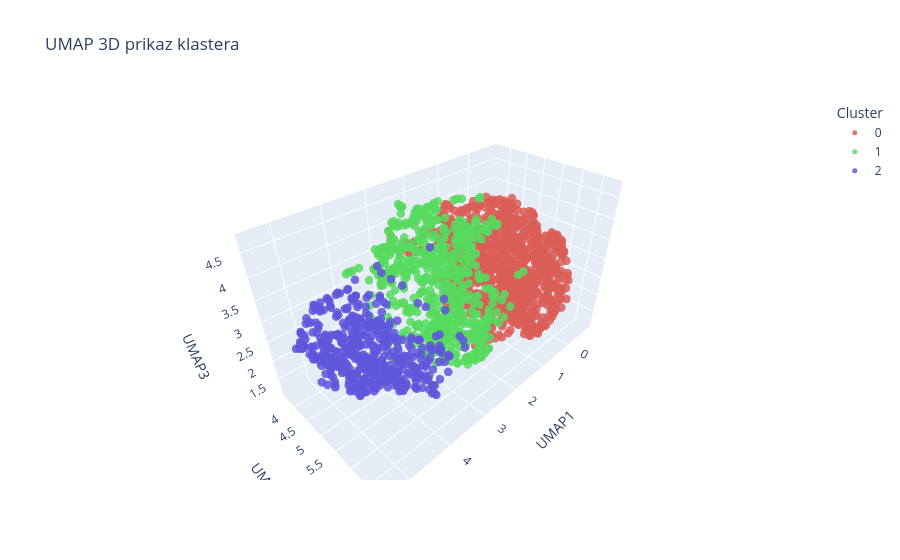

Here is the notebook cell this chart was saved with:
### Code cell
draw_umap_2d_3d(cluster_labels, df_Agglomerative_dend)

### Figure 1 — Plotly figure (JSON) as saved in the notebook; plotly's stock layout.template omitted (floating-point values rounded to 4 significant figures; data arrays with more than 128 entries replaced by an {"elided": "..."} marker saying what was removed)
{"data": [{"hovertemplate": "Cluster=0<br>UMAP1=%{x}<br>UMAP2=%{y}<br>UMAP3=%{z}<extra></extra>", "legendgroup": "0", "marker": {"color": "rgb(219,94,86)", "opacity": 0.85, "size": 5, "symbol": "circle"}, "mode": "markers", "name": "0", "scene": "scene", "showlegend": true, "type": "scatter3d", "x": {"elided": "1029 float values"}, "y": {"elided": "1029 float values"}, "z": {"elided": "1029 float values"}}, {"hovertemplate": "Cluster=1<br>UMAP1=%{x}<br>UMAP2=%{y}<br>UMAP3=%{z}<extra></extra>", "legendgroup": "1", "marker": {"color": "rgb(86,219,94)", "opacity": 0.85, "size": 5, "symbol": "circle"}, "mode": "markers", "name": "1", "scene": "scene", "showlegend": true, "type": "scatter3d", "x": {"elided": "613 float values"}, "y": {"elided": "613 float values"}, "z": {"elided": "613 float values"}}, {"hovertemplate": "Cluster=2<br>UMAP1=%{x}<br>UMAP2=%{y}<br>UMAP3=%{z}<extra></extra>", "legendgroup": "2", "marker": {"color": "rgb(94,86,219)", "opacity": 0.85, "size": 5, "symbol": "circle"}, "mode": "markers", "name": "2", "scene": "scene", "showlegend": true, "type": "scatter3d", "x": {"elided": "492 float values"}, "y": {"elided": "492 float values"}, "z": {"elided": "492 float values"}}], "layout": {"autosize": true, "legend": {"title": {"text": "Cluster"}, "tracegroupgap": 0}, "scene": {"aspectmode": "auto", "aspectratio": {"x": 1.498, "y": 0.7663, "z": 0.8712}, "domain": {"x": [0, 1], "y": [0, 1]}, "xaxis": {"title": {"text": "UMAP1"}, "type": "linear"}, "yaxis": {"title": {"text": "UMAP2"}, "type": "linear"}, "zaxis": {"title": {"text": "UMAP3"}, "type": "linear"}}, "title": {"text": "UMAP 3D prikaz klastera"}}}
